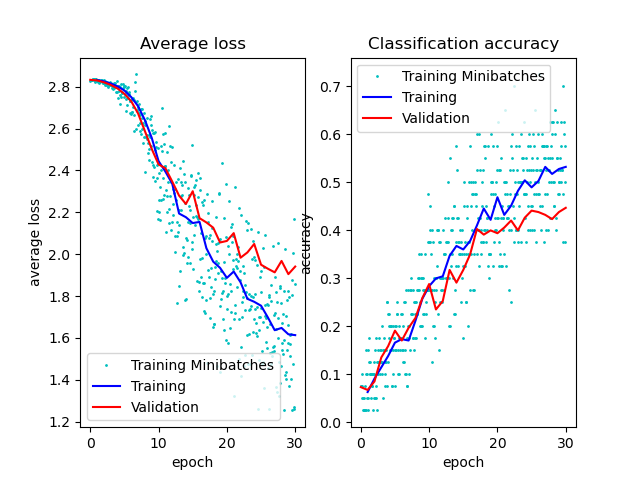

Write Python code to recreate this figure.
import torch
from torchvision import datasets
from torchvision.transforms import ToTensor
from torch.utils.data import DataLoader
import torch.nn as nn
import matplotlib.pyplot as plt
import torch.nn.functional as F
import torch.optim as optim
import numpy as np
from torchvision import transforms, datasets
import matplotlib.pyplot as plt

from torchvision.models import squeezenet1_1, SqueezeNet1_1_Weights


# https://www.robots.ox.ac.uk/~vgg/data/flowers/17/
# https://cs231n.github.io/transfer-learning/
# SOURCE: https://pytorch.org/hub/pytorch_vision_squeezenet/
train_dataset = datasets.ImageFolder(root='../data/oxford-flowers17/train', 
                                     transform=transforms.Compose([
                                        transforms.Resize(256),
                                        transforms.RandomCrop(224),
                                        transforms.ToTensor(),
                                        transforms.Normalize(mean=[0.485, 0.456, 0.406], std=[0.229, 0.224, 0.225]),
                                    ]))
valid_dataset = datasets.ImageFolder(root='../data/oxford-flowers17/val', 
                                     transform=transforms.Compose([
                                        transforms.Resize(256),
                                        transforms.CenterCrop(224),
                                        transforms.ToTensor(),
                                        transforms.Normalize(mean=[0.485, 0.456, 0.406], std=[0.229, 0.224, 0.225]),
                                    ]))
train_dataset_size = len(train_dataset)
valid_dataset_size = len(valid_dataset)
print(valid_dataset_size)
# print(train_dataset[0])
# plt.imshow(train_dataset[0][0])
# plt.show()

batch_size = 40
num_batches = train_dataset_size // batch_size
train_dataset_loader = torch.utils.data.DataLoader(train_dataset, shuffle=True, batch_size=batch_size)
valid_dataset_loader = torch.utils.data.DataLoader(valid_dataset, shuffle=False, batch_size=valid_dataset_size)

class ScratchNet(nn.Module):

    def __init__(self):
        super().__init__()
        self.features = nn.Sequential(
            nn.Conv2d(3, 30, 3),
            nn.ReLU(),
            nn.MaxPool2d(2, 2),
            nn.Conv2d(30, 80, 3),
            nn.ReLU(),
            nn.MaxPool2d(2, 2),
            nn.Conv2d(80, 60, 3),
            nn.ReLU(),
            nn.MaxPool2d(2, 2),
        )
        self.classifier = nn.Sequential( # adapted from pytorch source code
            nn.Flatten(),
            nn.Linear(40560, 4096),
            nn.ReLU(),
            nn.Linear(4096, 17),
            nn.ReLU()
        )

    def forward(self, x):
        x = self.features(x)
        x = self.classifier(x)
        return x
    
max_iter = 30
learning_rate = 1e-3
model = ScratchNet()

loss_function = nn.CrossEntropyLoss()
optimizer = torch.optim.SGD(model.parameters(), lr=learning_rate, momentum=0.9)

train_loss = []
train_loss_overall = []
train_acc = []
train_acc_overall = []
valid_loss = []
valid_acc = []
for epoch in range(max_iter + 1):

    cum_valid_correct = 0
    cum_valid_loss = 0
    with torch.no_grad():
        for x, y in valid_dataset_loader:
            y_probs = model.forward(x)
            _, y_pred = torch.max(y_probs, dim=1)
            cum_valid_correct += torch.eq(y_pred, y).sum().item()
            loss = loss_function(y_probs, y)
            cum_valid_loss += loss.item() * valid_dataset_size # loss is tensor
    valid_loss.append(cum_valid_loss / valid_dataset_size)
    valid_acc.append(cum_valid_correct / valid_dataset_size)
    print(f"Epoch {epoch} valid: {cum_valid_loss/valid_dataset_size} {cum_valid_correct/valid_dataset_size}")

    if epoch == max_iter: break

    cum_loss = 0
    cum_correct = 0
    for i, (x, y) in enumerate(train_dataset_loader):
        optimizer.zero_grad()
        y_probs = model.forward(x)
        _, y_pred = torch.max(y_probs, dim=1)
        loss = loss_function(y_probs, y)
        loss.backward()
        optimizer.step()

        correct = torch.eq(y_pred, y).sum().item()
        cum_correct += correct
        cum_loss += loss.item() * batch_size# loss is tensor
        train_loss.append(loss.item())
        train_acc.append(correct / batch_size)
        if i % (num_batches // 6) == 0:
            print(f"Epoch {epoch} batch {i} loss: {cum_loss} acc: {cum_correct}")


    train_loss_overall.append(cum_loss / train_dataset_size)
    train_acc_overall.append(cum_correct / train_dataset_size)
    print(f"Epoch {epoch} loss: {cum_loss} acc:{cum_correct/train_dataset_size}")

fig, ax = plt.subplots(1, 2)
ax[0].plot(np.arange(len(train_loss))/num_batches, train_loss, 'co', markersize=1)
ax[0].plot(np.arange(1, max_iter+1), train_loss_overall, 'b-')
ax[0].plot(np.arange(0, max_iter+1), valid_loss, 'r-')
ax[0].legend(['Training Minibatches', 'Training', 'Validation'])
ax[0].set_xlabel('epoch')
ax[0].set_ylabel('average loss')
ax[0].set_title("Average loss")
ax[1].plot(np.arange(len(train_acc))/num_batches, train_acc, 'co', markersize=1)
ax[1].plot(np.arange(1, max_iter+1), train_acc_overall, 'b-')
ax[1].plot(np.arange(0, max_iter+1), valid_acc, 'r-')
ax[1].legend(['Training Minibatches', 'Training', 'Validation'])
ax[1].set_xlabel('epoch')
ax[1].set_ylabel('accuracy')
ax[1].set_title("Classification accuracy")
plt.show()
